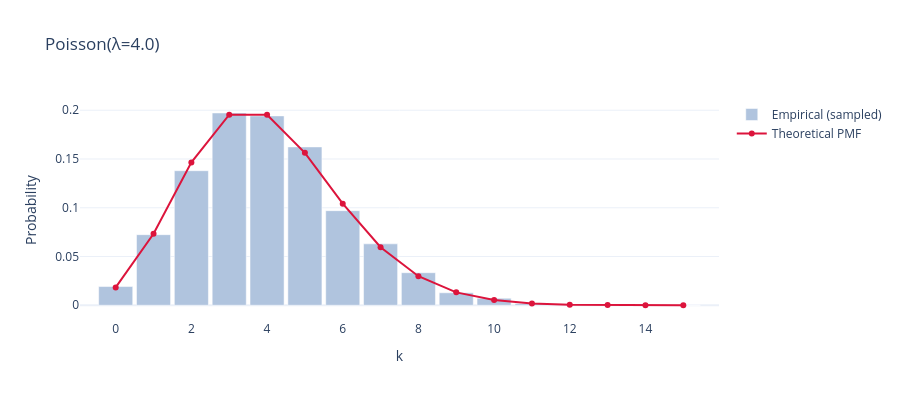

The notebook cell this image was saved under:
### Markdown cell above
### §2.4 Poisson — "count of events in a window"

**Parameter**: `λ` (lambda, the average rate).
**Mean = Variance = λ**. This equality is a strong, testable assumption.
**Use when**: events occur independently at a constant average rate.

**ML connection** → **Poisson regression** (a generalized linear model) for predicting count outcomes: number of clicks, accidents, support tickets, hospital admissions. If your variance is *much larger* than the mean (overdispersion), use **Negative Binomial regression** instead.

**Real example**: customer arrivals at a store per hour, mutations per gene, goals per soccer match.

### Code cell
lam = 4.0
samples = np.random.poisson(lam, size=5000)

k = np.arange(0, 16)
pmf = stats.poisson.pmf(k, lam)

fig = plot_discrete(samples[samples <= 15], k, pmf, f'Poisson(λ={lam})')
fig.show()

# Key check: is the variance ≈ the mean?
print(f"Empirical mean: {samples.mean():.3f}")
print(f"Empirical var:  {samples.var():.3f}")
print(f"Ratio (variance/mean): {samples.var() / samples.mean():.3f}  (≈1 ⇒ Poisson is plausible)")

# Fit
lam_hat = samples.mean()
print(f"\nTrue λ: {lam}  ·  Estimated λ_hat: {lam_hat:.4f}")

### Figure 1 — Plotly figure (JSON) as saved in the notebook; plotly's stock layout.template omitted (floating-point values rounded to 4 significant figures)
{"data": [{"marker": {"color": "lightsteelblue"}, "name": "Empirical (sampled)", "type": "bar", "x": [0, 1, 2, 3, 4, 5, 6, 7, 8, 9, 10, 11, 12, 13, 14, 15], "y": [0.0192, 0.0724, 0.138, 0.1972, 0.1942, 0.1624, 0.097, 0.063, 0.0334, 0.0128, 0.0072, 0.0018, 0.0008, 0.0004, 0.0002, 0.0]}, {"line": {"width": 2}, "marker": {"color": "crimson"}, "mode": "lines+markers", "name": "Theoretical PMF", "type": "scatter", "x": [0, 1, 2, 3, 4, 5, 6, 7, 8, 9, 10, 11, 12, 13, 14, 15], "y": [0.01832, 0.07326, 0.1465, 0.1954, 0.1954, 0.1563, 0.1042, 0.05954, 0.02977, 0.01323, 0.005292, 0.001925, 0.0006415, 0.0001974, 5.64e-05, 1.504e-05]}], "layout": {"bargap": 0.1, "height": 400, "title": {"text": "Poisson(λ=4.0)"}, "xaxis": {"title": {"text": "k"}}, "yaxis": {"title": {"text": "Probability"}}}}
